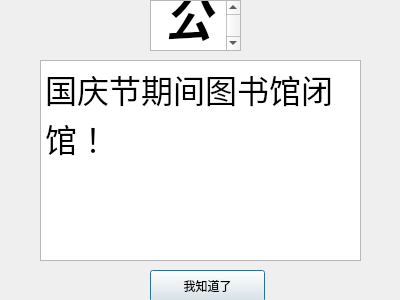
<?xml version="1.0" encoding="UTF-8"?>
<ui version="4.0">
 <class>announcement</class>
 <widget class="QDialog" name="announcement">
  <property name="enabled">
   <bool>true</bool>
  </property>
  <property name="geometry">
   <rect>
    <x>0</x>
    <y>0</y>
    <width>400</width>
    <height>300</height>
   </rect>
  </property>
  <property name="windowTitle">
   <string>Dialog</string>
  </property>
  <widget class="QTextEdit" name="textEdit">
   <property name="geometry">
    <rect>
     <x>40</x>
     <y>60</y>
     <width>321</width>
     <height>201</height>
    </rect>
   </property>
   <property name="html">
    <string>&lt;!DOCTYPE HTML PUBLIC &quot;-//W3C//DTD HTML 4.0//EN&quot; &quot;http://www.w3.org/TR/REC-html40/strict.dtd&quot;&gt;
&lt;html&gt;&lt;head&gt;&lt;meta name=&quot;qrichtext&quot; content=&quot;1&quot; /&gt;&lt;style type=&quot;text/css&quot;&gt;
p, li { white-space: pre-wrap; }
&lt;/style&gt;&lt;/head&gt;&lt;body style=&quot; font-family:'.Helvetica Neue DeskInterface'; font-size:13pt; font-weight:400; font-style:normal;&quot;&gt;
&lt;p style=&quot; margin-top:0px; margin-bottom:0px; margin-left:0px; margin-right:0px; -qt-block-indent:0; text-indent:0px;&quot;&gt;&lt;span style=&quot; font-size:24pt;&quot;&gt;国庆节期间图书馆闭馆！&lt;/span&gt;&lt;/p&gt;&lt;/body&gt;&lt;/html&gt;</string>
   </property>
  </widget>
  <widget class="QTextEdit" name="textEdit_2">
   <property name="geometry">
    <rect>
     <x>150</x>
     <y>0</y>
     <width>91</width>
     <height>51</height>
    </rect>
   </property>
   <property name="html">
    <string>&lt;!DOCTYPE HTML PUBLIC &quot;-//W3C//DTD HTML 4.0//EN&quot; &quot;http://www.w3.org/TR/REC-html40/strict.dtd&quot;&gt;
&lt;html&gt;&lt;head&gt;&lt;meta name=&quot;qrichtext&quot; content=&quot;1&quot; /&gt;&lt;style type=&quot;text/css&quot;&gt;
p, li { white-space: pre-wrap; }
&lt;/style&gt;&lt;/head&gt;&lt;body style=&quot; font-family:'.Helvetica Neue DeskInterface'; font-size:13pt; font-weight:400; font-style:normal;&quot;&gt;
&lt;p align=&quot;center&quot; style=&quot; margin-top:0px; margin-bottom:0px; margin-left:0px; margin-right:0px; -qt-block-indent:0; text-indent:0px;&quot;&gt;&lt;span style=&quot; font-size:36pt; font-weight:600; font-style:italic;&quot;&gt;公告&lt;/span&gt;&lt;/p&gt;&lt;/body&gt;&lt;/html&gt;</string>
   </property>
  </widget>
  <widget class="QPushButton" name="pushButton5">
   <property name="geometry">
    <rect>
     <x>150</x>
     <y>270</y>
     <width>115</width>
     <height>32</height>
    </rect>
   </property>
   <property name="text">
    <string>我知道了</string>
   </property>
  </widget>
 </widget>
 <resources/>
 <connections>
  <connection>
   <sender>pushButton5</sender>
   <signal>pressed()</signal>
   <receiver>announcement</receiver>
   <slot>close()</slot>
   <hints>
    <hint type="sourcelabel">
     <x>263</x>
     <y>285</y>
    </hint>
    <hint type="destinationlabel">
     <x>291</x>
     <y>277</y>
    </hint>
   </hints>
  </connection>
 </connections>
</ui>
